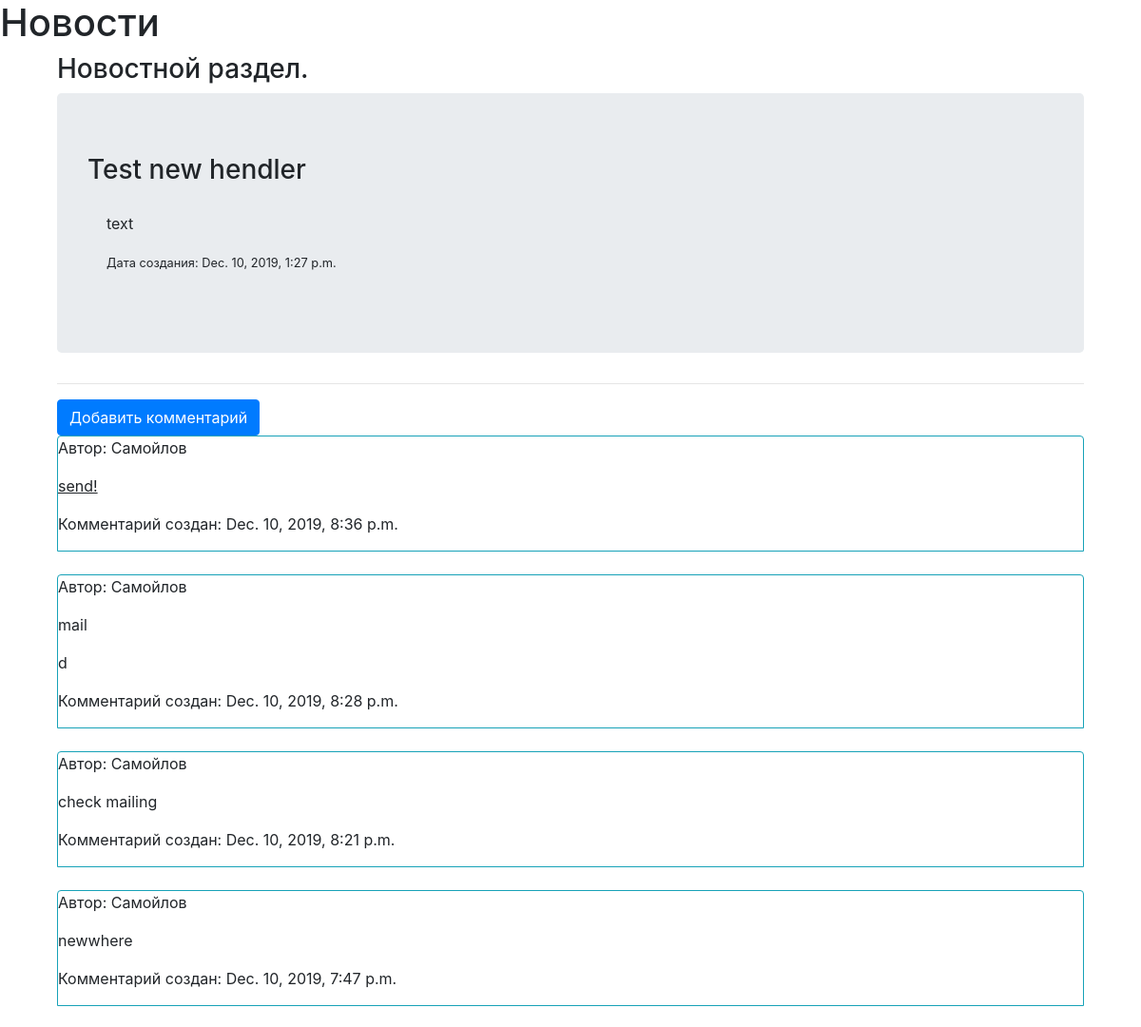
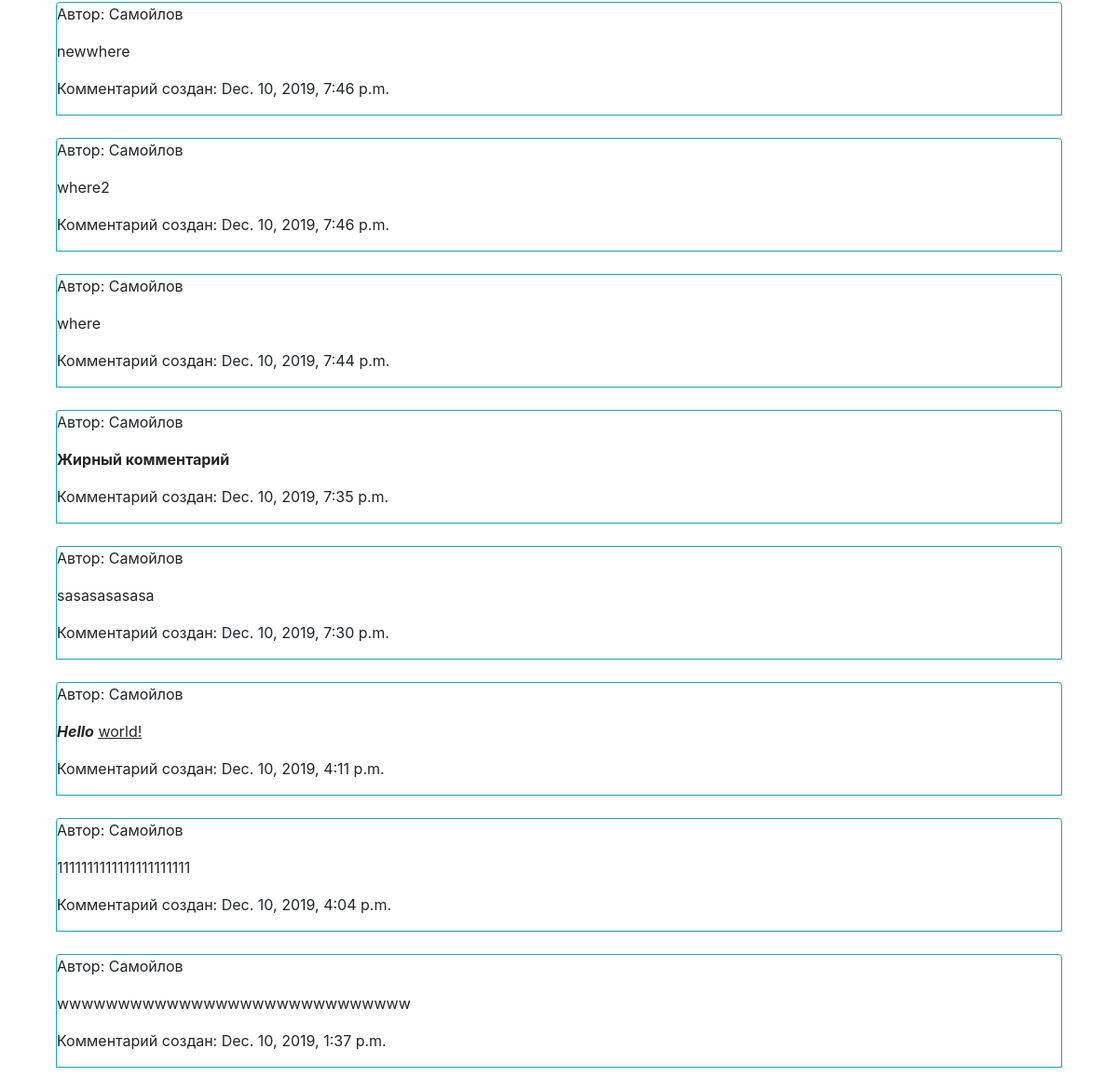
The app's page /news/post_detail/1/ with its own data (2 pictures, top to bottom).
### news/models.py (models this page shows, shortened)
class Post(models.Model):
    author = models.ForeignKey(settings.AUTH_USER_MODEL, on_delete=models.CASCADE, null=True)
    title = models.CharField(max_length=200)
    text = models.TextField()
    created_date = models.DateTimeField(default=timezone.now)
    published_date = models.DateTimeField(blank=True, null=True)
    in_premoderetion = models.BooleanField(default=True)
    is_published = models.BooleanField(default=False)
    is_declined = models.BooleanField(default=False)
    image = models.ImageField(upload_to='images', blank=True)
    class Meta:
        permissions = [
            ("can_moderate", "Can change text, approve and decline posts."),
        ]
    def decline(self):
        self.in_premoderetion = False
        self.is_declined = False
        self.save()

class Comment(models.Model):
    post = models.ForeignKey(Post, related_name='post_comments', on_delete=models.CASCADE, null=True)
    author = models.ForeignKey(settings.AUTH_USER_MODEL, related_name='author_post_comments', on_delete=models.CASCADE, null=True)
    text = models.TextField()
    created_date = models.DateTimeField(default=timezone.now)
    class Meta:
        permissions = [
            ("can_moderate", "Can change text."),
        ]

### planeks_auth/models.py (models this page shows, shortened)
class User(AbstractBaseUser, PermissionsMixin):
    email = models.EmailField(_('email address'), unique=True)
    first_name = models.CharField(_('first name'), max_length=30, blank=True)
    last_name = models.CharField(_('last name'), max_length=30, blank=True)
    birth_date = models.DateField(null=True, blank=True)
    date_joined = models.DateTimeField(_('date joined'), auto_now_add=True)
    is_active = models.BooleanField(_('active'), default=True)
    is_staff = models.BooleanField(_('staff'), default=False)
    objects = UserManager()
    USERNAME_FIELD = 'email'
    REQUIRED_FIELDS = []
    class Meta:
        verbose_name = _('user')
        verbose_name_plural = _('users')

### news/views.py (the view)
# urls.py: path('post_detail/<pk>/', views.PostDetailView.as_view(), name='post_detail'),
class PostDetailView(DetailView):
    model = Post
    template_name = 'news/post_detail.html'

### news/templates/news/post_detail.html (shortened to what this page needs)
{% extends "news/post_base.html" %}
{% block post_post %}
        <div class="post">
            {% include "news/_post.html" %}
        </div>
	<div class="comments">
        <hr>
        <a class="btn btn-primary btn-comment" href="{% url 'news:comment_create' pk=post.pk %}">Добавить комментарий</a>
        {% for comment in post.post_comments.all reversed %}
			<div class="border border-info rounded-top">
				<p>Автор: {{ comment.author.last_name }}</p>
				<p>{{ comment.text|safe }}</p>
				<p>Комментарий создан: {{ comment.created_date }}</p>
			</div>
            {% empty %}
      <p>No comments posted.</p>
    {% endfor %}
	</div>
{% endblock %}

### news/templates/news/post_base.html (shortened to what this page needs)
{% extends "base.html" %}
{% block content_block %}
<div class="posts-page">
	<div class="container">
			<h3>Новостной раздел.</h3>
			{% block post_post%}{% endblock %}
	</div>
</div>
{% endblock %}

### templates/base.html (shortened to what this page needs)
{% load static %}
<!DOCTYPE html>
<html>
<head>
	<link rel="stylesheet" href="https://stackpath.bootstrapcdn.com/bootstrap/4.3.1/css/bootstrap.min.css">
	<link rel="stylesheet" type="text/css" href="{% static 'css/main.css' %}">
	<link rel="stylesheet" href="//cdn.jsdelivr.net/npm/medium-editor@latest/dist/css/medium-editor.min.css" type="text/css" media="screen" charset="utf-8">
</head>
<body>
	<header>
	<h1>Новости</h1>
	</header>
	<div class="container">
	{% block content_block %}{% endblock %}
	</div>
</body>
</html>

### news/templates/news/_post.html
<div class="jumbotron">
	<h3>{{ post.title|safe }}</h3>
	<div class="card-body">
		<p class="card-text">{{ post.text|safe }}</p>
		<small class="post-date">
			<time class="time">Дата {% if post.published_date %}публикации: {{ post.published_date }}
                                                    {% else %}создания: {{ post.created_date }}
                                    {% endif %}
            </time>
		</small>
	</div>
</div>

### records on screen
Post: title "Test new hendler", text "text", created_date "Dec. 10, 2019, 1:27 p.m."
Comment: author.last_name "Самойлов", text "send!", created_date "Dec. 10, 2019, 8:36 p.m."
Comment: author.last_name "Самойлов", text "mail d", created_date "Dec. 10, 2019, 8:28 p.m."
Comment: author.last_name "Самойлов", text "check mailing", created_date "Dec. 10, 2019, 8:21 p.m."
Comment: author.last_name "Самойлов", text "newwhere", created_date "Dec. 10, 2019, 7:47 p.m."
Comment: author.last_name "Самойлов", text "newwhere", created_date "Dec. 10, 2019, 7:46 p.m."
Comment: author.last_name "Самойлов", text "where2", created_date "Dec. 10, 2019, 7:46 p.m."
Comment: author.last_name "Самойлов", text "where", created_date "Dec. 10, 2019, 7:44 p.m."
Comment: author.last_name "Самойлов", text "Жирный комментарий", created_date "Dec. 10, 2019, 7:35 p.m."
Comment: author.last_name "Самойлов", text "sasasasasasa", created_date "Dec. 10, 2019, 7:30 p.m."
Comment: author.last_name "Самойлов", text "Hello world!", created_date "Dec. 10, 2019, 4:11 p.m."
Comment: author.last_name "Самойлов", text "1111111111111111111111", created_date "Dec. 10, 2019, 4:04 p.m."
Comment: author.last_name "Самойлов", text "wwwwwwwwwwwwwwwwwwwwwwwwwwwww", created_date "Dec. 10, 2019, 1:37 p.m."
